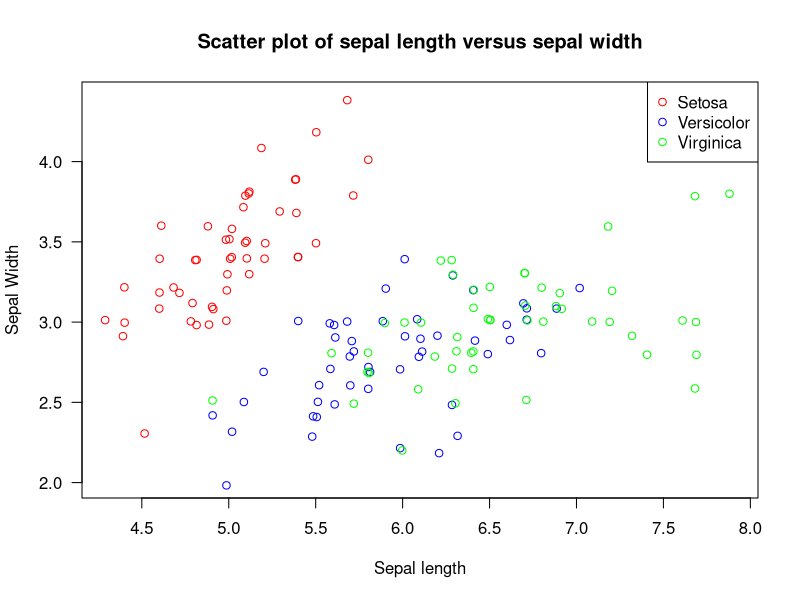

This chart was generated by the following R code:
## ---- chunk 1

data("iris")
iris
set <- iris[iris$Species== 'setosa',]
ver <- iris[iris$Species== 'versicolor',]
vir <- iris[iris$Species== 'virginica',]

mean(set$Sepal.Length, na.rm = TRUE) 
mean(ver$Sepal.Length, na.rm = TRUE) 
mean(vir$Sepal.Length, na.rm = TRUE) 
#VIRGINICA has the largest mean
#OR
aggregate(iris$Petal.Length,by=list(iris$Species),mean)


sd(set$Sepal.Length, na.rm = TRUE) 
sd(ver$Sepal.Length, na.rm = TRUE) 
sd(vir$Sepal.Length, na.rm = TRUE) 
##SETOSA HAS THE SMALLEST SD
#OR
aggregate(iris$Petal.Length,by=list(iris$Species),sd)


#Which has the biggest sepal width

which.max(iris[,"Sepal.Width"])  #16th observation
max(iris$Sepal.Width, na.rm = TRUE) #Gives the max value

# Calculate the correlation between the four quantitative variables. Which pair have the weakest correlation? Which pair have the strongest?
iris
cor(iris[,1:4])

#Petal width and petal length have the highest

by(iris[,1:2],iris$Species,cor)

cor(set[,1:2]) 
cor(vir[,1:2]) 
cor(ver[,1:2]) 
#CORRELATIONS ARE POSITIVEE!

#plot (iris$Sepal.Length, iris$Sepal.Width, type = "n", xlab= "Sepal Length", ylab = "Sepal Width")
#points(iris$Sepal.Length, col= 'blue', pch= 15)
#points(iris$Sepal.Width, col= 'red', pch= 15)
#title("Student smoking frequency")


plot(iris[,1],iris[,2],xlab='Sepal length',ylab='Sepal Width',main='Scatter plot of sepal length versus sepal width',las=1,type='n')
sep.setosa = as.matrix(subset(iris[,1:2],iris$Species=='setosa'))

sep.versicolor = as.matrix(subset(iris[,1:2],iris$Species=='versicolor'))
sep.virginica = as.matrix(subset(iris[,1:2],iris$Species=='virginica'))
points(jitter(sep.setosa),col='red')
points(jitter(sep.versicolor),col='blue')
points(jitter(sep.virginica),col='green')
legend('topright',legend=c('Setosa','Versicolor','Virginica'),col=c('red','blue','green'),pch=1)
# For each species each sepal petal/width pair has positive correlation but when combined together they have negative correlations
# This is Simpson's paradox!



g = 1;
deriv <- function(g , n){
  
  if(n == 0){
    return (g)
  }
  g = D(expression(g), 'x')
  return (deriv(g,n-1))
}

deriv(3*x , 1)

fu <- function(n){
  a <- expression(n)
  g = eval(D(a, 'x'))
  return (g)
}

fu(exp(x^3))
 
D(expression(3*n), 'x')
